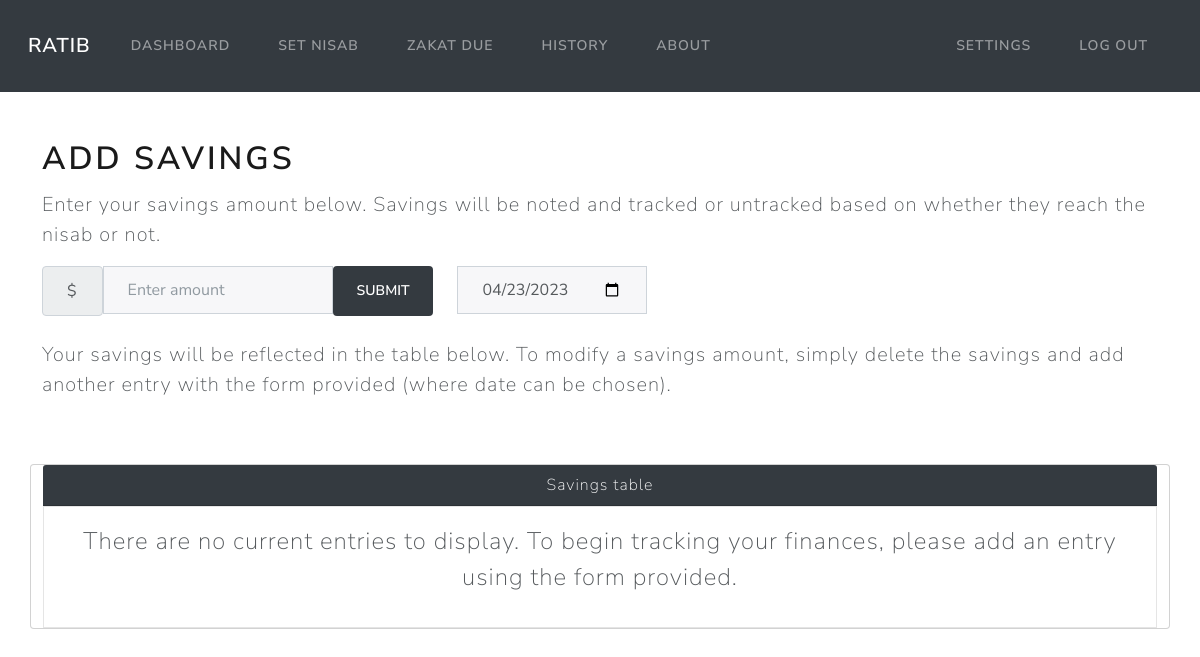
The page /dashboard (signed in) on the database as committed earlier.
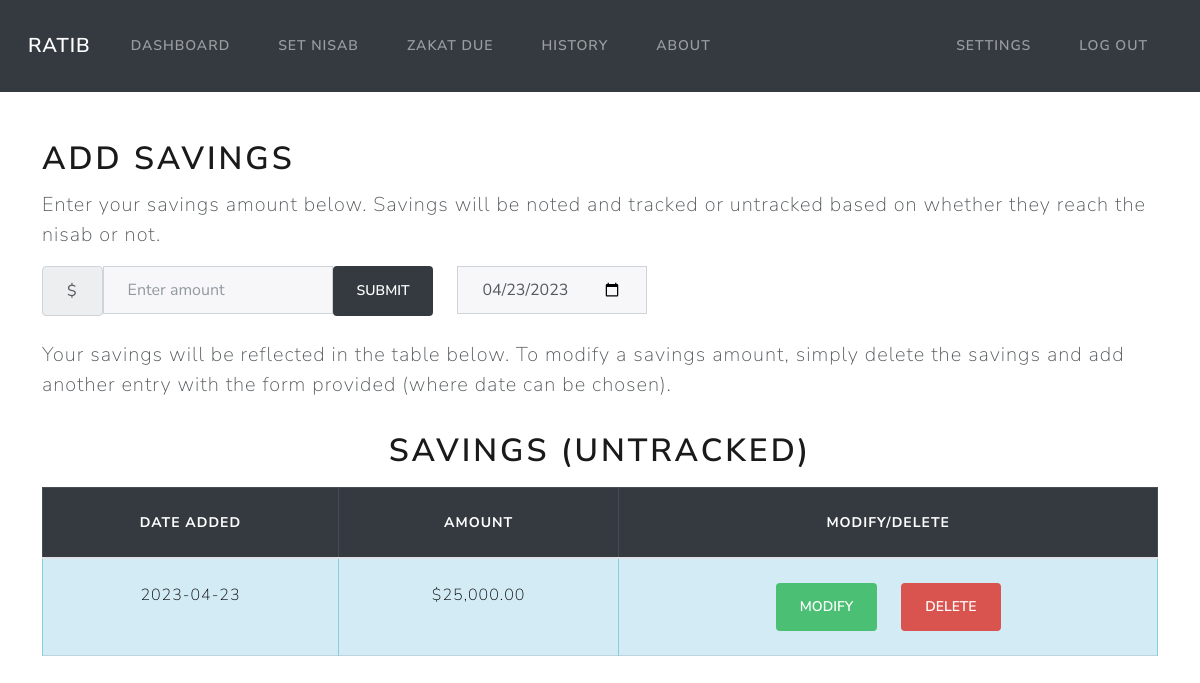
The same page on the database as committed later.
### models.py (models this page shows)
class Untracked_Income(Base):
    __tablename__ = 'untracked_income'
    id = Column(Integer, primary_key=True)
    amount = Column(Numeric(10,2))
    date = Column(DateTime, default=func.now())
    user_id = Column(Integer, ForeignKey('users.id'))
    user = relationship("User", back_populates="untracked_income")

### app.py (the view)
@app.route('/dashboard')
@login_required
def dashboard():
    userid = flasksession.get("user_id")
    incomes = session.query(Income).filter_by(user_id=userid, paid=False)
    if incomes.count() != 0:
        return render_template('dashboard.html', incomes=incomes, datetime=datetime)
    untracked_incomes = session.query(Untracked_Income).filter_by(user_id=userid)
    if untracked_incomes.count() != 0:
        return render_template('dashboard.html', untracked_incomes=untracked_incomes, datetime=datetime)
    return render_template('dashboard.html', datetime=datetime)

### app.py (called while the page is built)
@app.teardown_appcontext
def shutdown_session(exception=None):
    session.remove()

### utils.py (called while the page is built)
def login_required(f):
    @wraps(f)
    def decorated_function(*args, **kwargs):
        if session.get("user_id") is None:
            return redirect("/login")
        return f(*args, **kwargs)
    return decorated_function

def usd(value):
    return f"${value:,.2f}"

### templates/dashboard.html (shortened to what this page needs)
{% extends 'layout.html' %}
{% block content %}
<h1 class="mb-2"> Add Savings </h1>
<p class="fs-4 mt-1 mb-3">
    Enter your savings amount below. Savings will be noted and tracked or untracked based on whether they reach the nisab or not.
</p>
<form class="mb-2" action="/addmoney" method="post">
    <div class="row">
        <div class="form-group col-auto">
            <div class="input-group">
                <span class="input-group-text">$</span>
                <input autocomplete="off" class="form-control mx-auto" type="number" step="0.01" name="income" id="money" placeholder="Enter amount">
                <button class="btn btn-dark" type="submit">Submit</button>
            </div>
        </div>
        <div class="form-group col-auto">
            <div class="input-group datepicker">
                {% set current_date = datetime.strftime(datetime.now(), '%Y-%m-%d') %}
                <input type="date" class="form-control" id="datepicker" name="date" value="{{ current_date }}" required>
            </div>
        </div>
    </div>
</form>
<p class="fs-4 mb-3">
    Your savings will be reflected in the table below. To modify a savings amount, simply delete the
    savings and add another entry with the form provided (where date can be chosen).
</p>
{% if incomes %}
<div class="table-responsive">
    <table class="table table-bordered mt-3" id="income-table">
        <h1 class="mt-3 text-center"> Savings </h1>
        <thead class="table-dark text-center">
                <th>Date added</th>
                <th>Amount</th>
                <th id="due-date-header">Date Due</th>
                <th id="due-amount-header">Due Amount</th>
                <th>Modify/Delete</th>
            </thead>
            <tbody class="table-info text-center">
                {% for income in incomes | sort(attribute='date') %}
                <tr>
                    <td>{{ income.date.date() }}</td>
                    <td>{{ income.amount | usd}}</td>
                    <td>{{ income.due_date.date() }}</td>
                    <td>{{ income.due_amount | usd}}</td>
                    <td class="text-center">
                        <div class="row justify-content-center">
                            <div class="col-auto">
                                <form id="modify-form">
                                    <input type="hidden" name="income_id" class="hidden-field" value='{{ income.id }}'>
                                    <button type="submit" class="btn btn-success" id="modify-button" name="action" value="tracked">Modify</button>
                                </form>
                            </div>
                            <div class="col-auto">
                                <form action="/delete_entry", method="post">
                                    <input type="hidden" name="income_id" class="hidden-field" value='{{ income.id }}'>
                                    <button type="submit" class="btn btn-danger" name="action" value="tracked">Delete</button>
                                </form>
                            </div>
                        </div>
                    </td>
                </tr>
                {% endfor %}
            </tbody>
    </table>
</div>
{% elif untracked_incomes %}
<div class="table-responsive">
    <table class="table table-bordered mt-3" id="untracked-table">
        <h1 class="mt-3 text-center"> Savings (Untracked) </h1>
        <thead class="table-dark text-center">
                <th>Date added</th>
                <th>Amount</th>
                <th>Modify/Delete</th>
            </thead>
            <tbody class="table-info text-center">
                {% for income in untracked_incomes | sort(attribute='date') %}
                <tr>
                    <td>{{ income.date.date() }}</td>
                    <td>{{ income.amount | usd}}</td>
                    <td class="text-center">
                        <div class="row justify-content-center">
                            <div class="col-auto">
                                <form id="modify-form">
                                    <button type="submit" class="btn btn-success" id="modify-button" name="action" value="untracked">Modify</button>
                                </form>
                            </div>
                            <div class="col-auto">
                                <form action="/delete_entry", method="post">
                                    <button type="submit" class="btn btn-danger" name="action" value="untracked">Delete</button>
                                </form>
                            </div>
                        </div>
                    </td>
                </tr>
                {% endfor %}
            </tbody>
    </table>
</div>
{% else %}
<div class="card justify-content-center mt-5">
    <div class="card-header bg-dark text-center text-white">Savings table</div>
    <div class="card-body bg-light text-center">
        <p class="fs-3">
            There are no current entries to display.
            To begin tracking your finances, please add an entry using the form provided.
        </p>
    </div>
</div>
{% endif %}
{% endblock %}

### templates/layout.html (shortened to what this page needs)
<!doctype html>
<html lang="en">
<head>
  {% block head %}
  <link rel="stylesheet" href="https://cdn.jsdelivr.net/npm/bootstrap@4.3.1/dist/css/bootstrap.min.css"
>
  <link rel="stylesheet" href="/static/lux.css">
  <link rel="stylesheet" href="/static/styles.css">
  {% endblock %}
</head>
<body>
  <nav class="navbar navbar-expand-md navbar-dark bg-dark mx-auto">
    <div class="container-fluid">
      <a class="navbar-brand ml-3" href="/">Ratib</a>
      <div class="collapse navbar-collapse" id="navbarNav">
        {% if session["user_id"] %}
        <ul class="navbar-nav me-auto">
        <li class="nav-item">
          <a class="nav-link" href="/dashboard">Dashboard</a>
        </li>
        <li class="nav-item">
          <a class="nav-link" href="/nisab">Set Nisab</a>
        </li>
          <li class="nav-item">
            <a class="nav-link" href="/due">Zakat Due</a>
          </li>
          <li class="nav-item">
            <a class="nav-link" href="/history">History</a>
          </li>
          <li class="nav-item">
            <a class="nav-link" href="/guide">About</a>
          </li>
        </ul>
        <ul class="navbar-nav ms-auto">
          <li class="nav-item">
            <a class="nav-link" href="/settings">Settings</a>
          </li>
          <li class="nav-item">
            <a class="nav-link" href="/logout">Log Out</a>
          </li>
        </ul>
        {% endif %}
      </div>
    </div>
  </nav>
  <div id="content">
    <main class="container py-5 text-center">
      <div class="row text-left">
        {% block content %}{% endblock %}
      </div>
    </main>
  </div>
</body>
</html>

Rows that differ between the two databases and show on the page:
added Untracked_Income: date "2023-04-23", amount "$25,000.00"
Other text that changed with them:
text no longer shown: "Savings table There are no current entries to display. To begin tracking your finances, please add an entry using the form provided."
text now shown: "SAVINGS (UNTRACKED) DATE ADDED AMOUNT MODIFY/DELETE"
